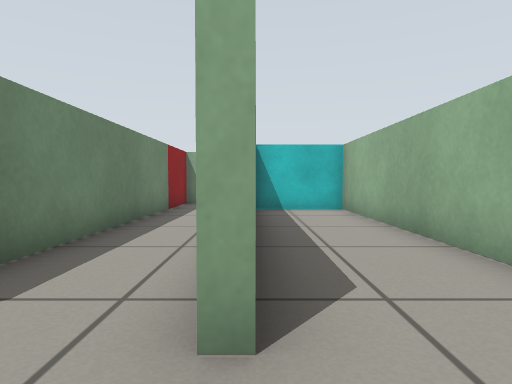
view 1 (above)

12 first-person views from a walk through a robot-simulator world made for Gazebo. The camera is 0.45 m above the floor, tilts 2° down and sees 75° across. The floor is counted in squares, 0.5 m on a side. Each view is taken from the middle of a square. On the plan, view 1 faces up. The plan holds only what a view shows up to about 12 squares ahead; the rest is blank.

view 2
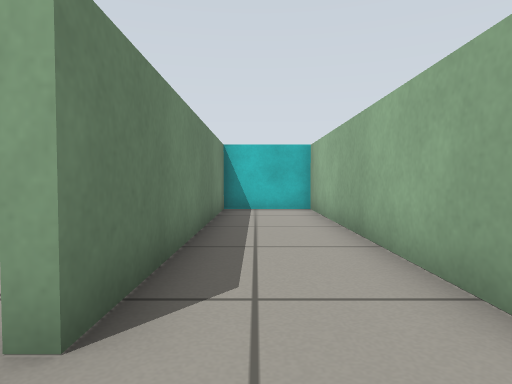

view 3
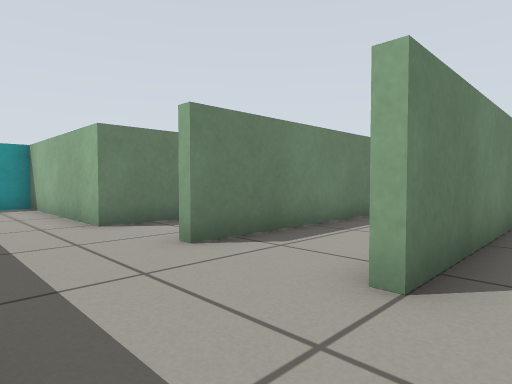

view 4
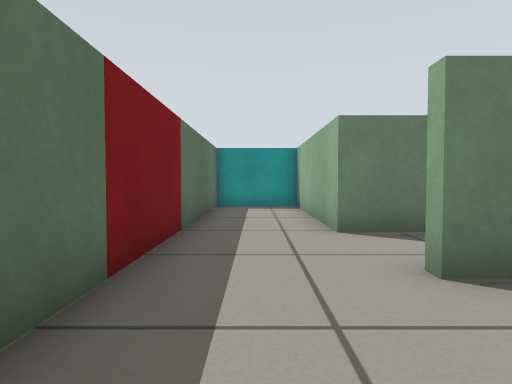

view 5
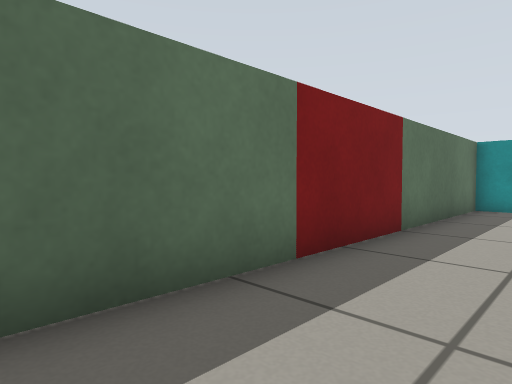

view 6
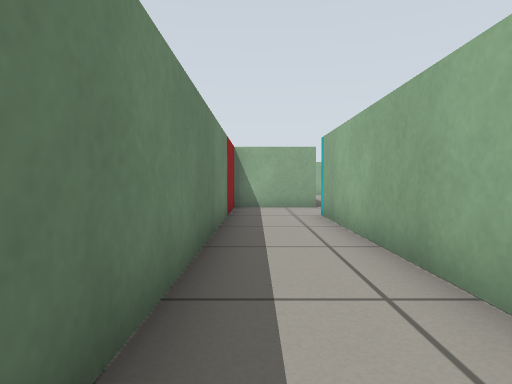

view 7
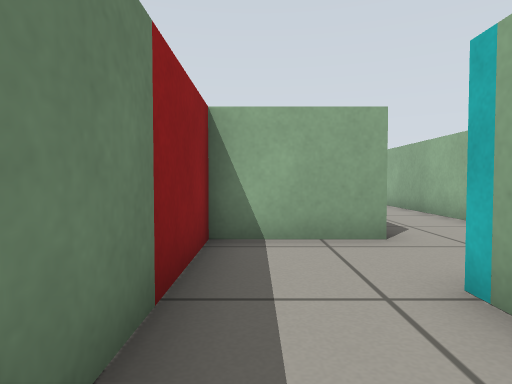

view 8
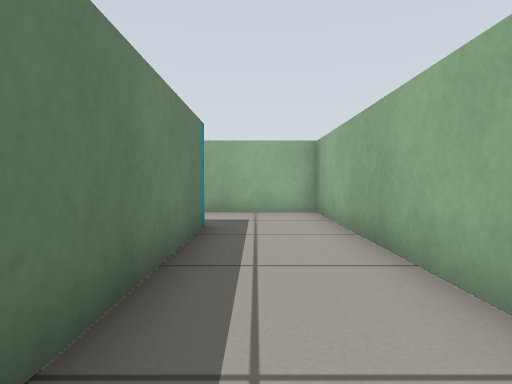

view 9
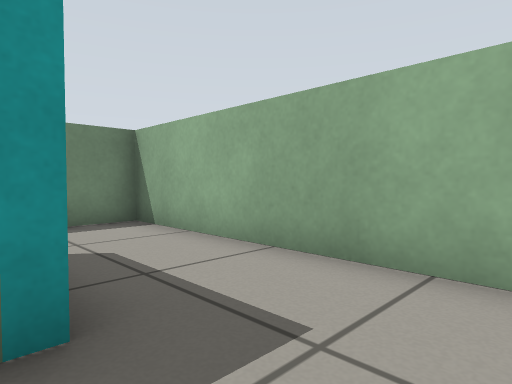

view 10
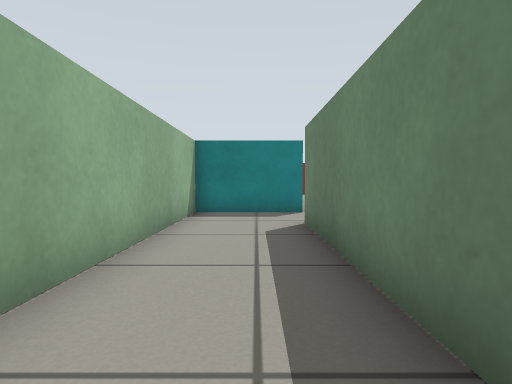

view 11
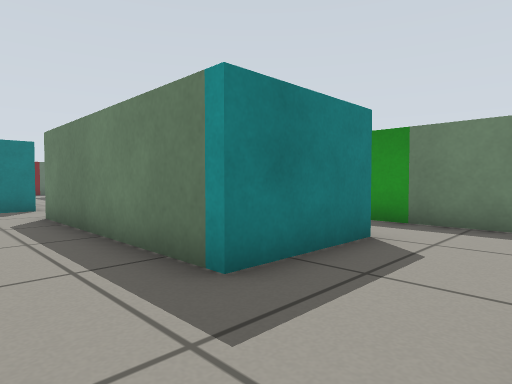

view 12
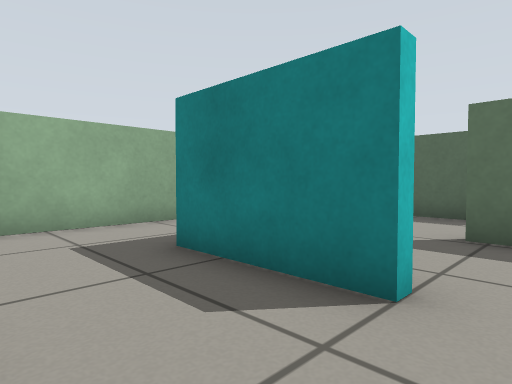

### Floor plan
Ten units are one square. View 1 is at (0, 0); x grows to the right and y downward. Boxes are objects, and circles mark ways between rooms. Rooms are numbered by the first view taken in them; rooms with no view inside come last. Other rooms are left out.
<svg viewBox="-89 -229 134 247">
<path fill="none" stroke="#000" d="M27 -21 27 -104 0 -104 0 -17 -4 -17M-5 13 27 13M30 -66 30 -17 26 -17M-3 -41 -3 -107M0 -130 -27 -130 -27 -14 -84 -14 -84 13 -5 13M-31 -196 0 -196 0 -130M-3 -107 27 -107 27 -224 -51 -224 -51 -195M-21 -133 -9 -133"/>
<circle cx="30" cy="-5" r="3" fill="#2a7"/>
<circle cx="0" cy="-5" r="3" fill="#2a7"/>
<circle cx="0" cy="-120" r="3" fill="#2a7"/>
<text x="10" y="-40">1</text>
<text x="40" y="-170">2</text>
<text x="-20" y="-50">3</text>
<text x="10" y="-180">4</text>
<text x="-20" y="-150">5</text>
</svg>
Room 1 opens to room 2. Room 1 opens to room 3. Room 3 opens to room 4.

Where each view was taken, in squares from view 1:
view 1: 0 up, 0 right, facing up
view 2: 0 up, 1 right, facing up
view 3: 1 down, 4 right, facing up-left
view 4: 0 up, 3 right, facing left
view 5: 1 up, 3 right, facing down-left
view 6: 2 up, 2 left, facing up
view 7: 8 up, 2 left, facing up
view 8: 13 up, 1 right, facing up
view 9: 19 up, 2 right, facing up-left
view 10: 20 up, 1 right, facing down
view 11: 22 up, 2 right, facing down-left
view 12: 22 up, 4 left, facing down-right
